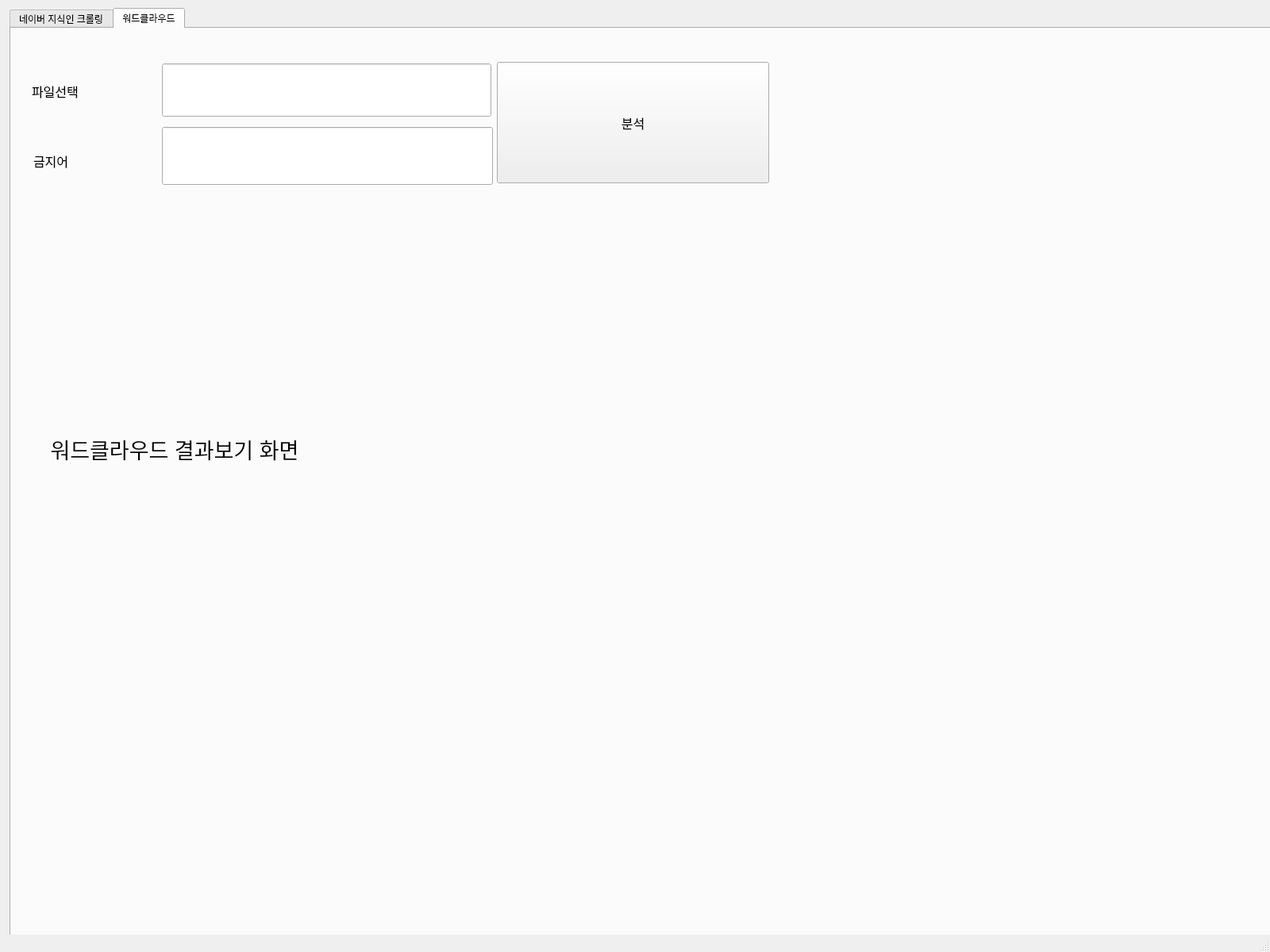
<?xml version="1.0" encoding="UTF-8"?>
<ui version="4.0">
 <class>MainWindow</class>
 <widget class="QMainWindow" name="MainWindow">
  <property name="geometry">
   <rect>
    <x>0</x>
    <y>0</y>
    <width>1600</width>
    <height>1200</height>
   </rect>
  </property>
  <property name="windowTitle">
   <string>MainWindow</string>
  </property>
  <widget class="QWidget" name="centralwidget">
   <widget class="QTabWidget" name="tabWidget">
    <property name="geometry">
     <rect>
      <x>12</x>
      <y>10</y>
      <width>1981</width>
      <height>1433</height>
     </rect>
    </property>
    <property name="currentIndex">
     <number>1</number>
    </property>
    <widget class="QWidget" name="tab">
     <attribute name="title">
      <string>네이버 지식인 크롤링</string>
     </attribute>
     <widget class="QLineEdit" name="ed_search">
      <property name="geometry">
       <rect>
        <x>222</x>
        <y>46</y>
        <width>509</width>
        <height>73</height>
       </rect>
      </property>
     </widget>
     <widget class="QPushButton" name="btn_search">
      <property name="geometry">
       <rect>
        <x>754</x>
        <y>44</y>
        <width>201</width>
        <height>75</height>
       </rect>
      </property>
      <property name="text">
       <string>검색</string>
      </property>
     </widget>
     <widget class="QLabel" name="label">
      <property name="geometry">
       <rect>
        <x>22</x>
        <y>48</y>
        <width>241</width>
        <height>71</height>
       </rect>
      </property>
      <property name="font">
       <font>
        <pointsize>12</pointsize>
       </font>
      </property>
      <property name="text">
       <string>네이버검색 : </string>
      </property>
     </widget>
     <widget class="QLabel" name="label_2">
      <property name="geometry">
       <rect>
        <x>18</x>
        <y>158</y>
        <width>261</width>
        <height>45</height>
       </rect>
      </property>
      <property name="font">
       <font>
        <pointsize>12</pointsize>
       </font>
      </property>
      <property name="text">
       <string>저장파일명</string>
      </property>
     </widget>
     <widget class="QLineEdit" name="ed_result">
      <property name="geometry">
       <rect>
        <x>14</x>
        <y>218</y>
        <width>717</width>
        <height>83</height>
       </rect>
      </property>
     </widget>
    </widget>
    <widget class="QWidget" name="tab_2">
     <attribute name="title">
      <string>워드클라우드</string>
     </attribute>
     <widget class="QLineEdit" name="ed_file">
      <property name="geometry">
       <rect>
        <x>190</x>
        <y>44</y>
        <width>415</width>
        <height>67</height>
       </rect>
      </property>
      <property name="text">
       <string/>
      </property>
     </widget>
     <widget class="QLabel" name="label_3">
      <property name="geometry">
       <rect>
        <x>26</x>
        <y>46</y>
        <width>155</width>
        <height>65</height>
       </rect>
      </property>
      <property name="font">
       <font>
        <pointsize>12</pointsize>
       </font>
      </property>
      <property name="text">
       <string>파일선택</string>
      </property>
     </widget>
     <widget class="QLineEdit" name="ed_stopword">
      <property name="geometry">
       <rect>
        <x>190</x>
        <y>124</y>
        <width>417</width>
        <height>73</height>
       </rect>
      </property>
     </widget>
     <widget class="QLabel" name="label_4">
      <property name="geometry">
       <rect>
        <x>28</x>
        <y>126</y>
        <width>151</width>
        <height>81</height>
       </rect>
      </property>
      <property name="font">
       <font>
        <pointsize>12</pointsize>
       </font>
      </property>
      <property name="text">
       <string>금지어</string>
      </property>
     </widget>
     <widget class="QPushButton" name="btn_process">
      <property name="geometry">
       <rect>
        <x>612</x>
        <y>42</y>
        <width>343</width>
        <height>153</height>
       </rect>
      </property>
      <property name="font">
       <font>
        <pointsize>12</pointsize>
       </font>
      </property>
      <property name="text">
       <string>분석</string>
      </property>
     </widget>
     <widget class="QLabel" name="lb_word">
      <property name="geometry">
       <rect>
        <x>42</x>
        <y>238</y>
        <width>899</width>
        <height>583</height>
       </rect>
      </property>
      <property name="font">
       <font>
        <pointsize>20</pointsize>
        <stylestrategy>PreferDefault</stylestrategy>
       </font>
      </property>
      <property name="layoutDirection">
       <enum>Qt::LeftToRight</enum>
      </property>
      <property name="text">
       <string> 워드클라우드 결과보기 화면</string>
      </property>
      <property name="textFormat">
       <enum>Qt::PlainText</enum>
      </property>
      <property name="wordWrap">
       <bool>false</bool>
      </property>
     </widget>
    </widget>
   </widget>
   <widget class="QPushButton" name="btn_close">
    <property name="geometry">
     <rect>
      <x>1818</x>
      <y>1452</y>
      <width>175</width>
      <height>57</height>
     </rect>
    </property>
    <property name="text">
     <string>프로그램 종료</string>
    </property>
   </widget>
  </widget>
  <widget class="QMenuBar" name="menubar">
   <property name="geometry">
    <rect>
     <x>0</x>
     <y>0</y>
     <width>1600</width>
     <height>22</height>
    </rect>
   </property>
  </widget>
  <widget class="QStatusBar" name="statusbar"/>
 </widget>
 <resources/>
 <connections/>
</ui>
